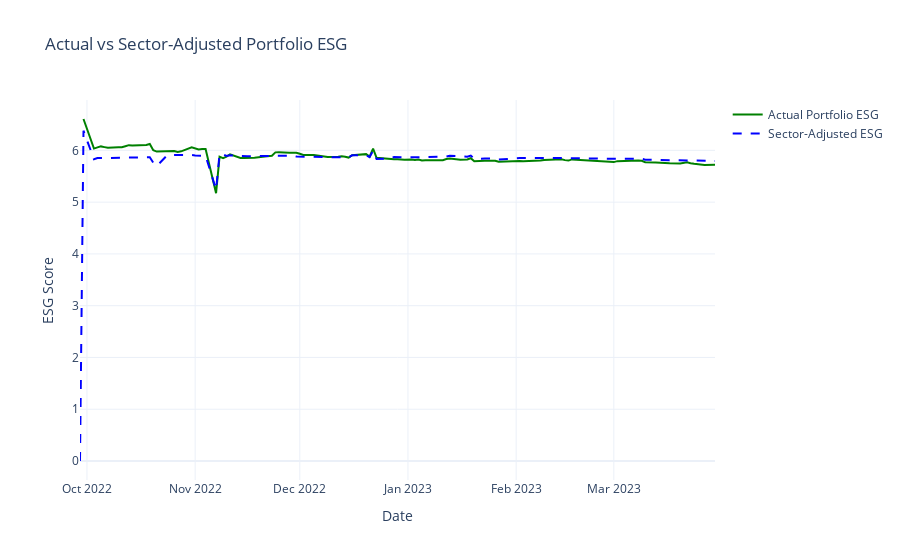

This figure's notebook cell:
### Code cell
fig = go.Figure()
fig.add_trace(go.Scatter(
    x=esg_compare["refdate"],
    y=esg_compare["Actual_Portfolio_ESG"],
    mode="lines",
    name="Actual Portfolio ESG",
    line=dict(color="green")))

fig.add_trace(go.Scatter(
    x=esg_compare["refdate"],
    y=esg_compare["Sector_Adjusted_ESG"],
    mode="lines",
    name="Sector-Adjusted ESG",
    line=dict(color="blue", dash="dash")))

fig.update_layout(
    title="Actual vs Sector-Adjusted Portfolio ESG",
    xaxis_title="Date",
    yaxis_title="ESG Score",
    template="plotly_white")
fig.show()

### Figure 1 — Plotly figure (JSON) as saved in the notebook; plotly's stock layout.template omitted (floating-point values rounded to 4 significant figures; data arrays with more than 128 entries replaced by an {"elided": "..."} marker saying what was removed)
{"data": [{"line": {"color": "green"}, "mode": "lines", "name": "Actual Portfolio ESG", "type": "scatter", "x": {"elided": "136 str values"}, "y": {"elided": "136 float values"}}, {"line": {"color": "blue", "dash": "dash"}, "mode": "lines", "name": "Sector-Adjusted ESG", "type": "scatter", "x": {"elided": "136 str values"}, "y": {"elided": "136 float values"}}], "layout": {"title": {"text": "Actual vs Sector-Adjusted Portfolio ESG"}, "xaxis": {"title": {"text": "Date"}}, "yaxis": {"title": {"text": "ESG Score"}}}}
